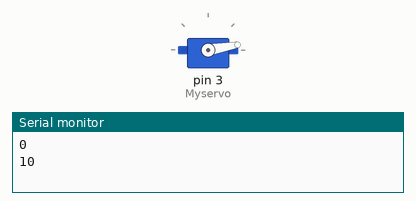
Bench run of a sketch on a simulated Arduino Uno, built with avr-gcc and run on an emulated ATmega328P. On the bench: servo, the last lines printed to the serial monitor.

Above: at 2.1 s.
At 10.1 s:
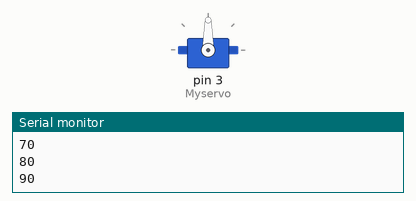
At 19.1 s:
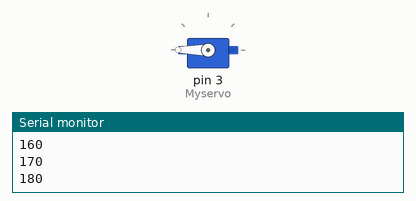
At 36.1 s:
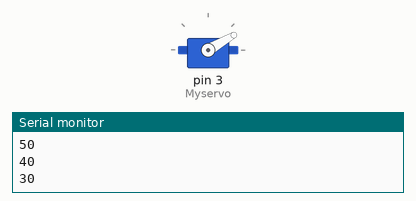
Timing chart, 0 to 40.0 s (numbered marks = the images above):
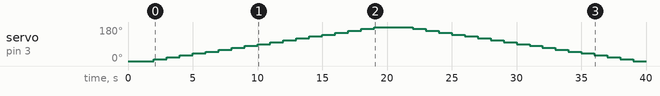

The sketch:

servo_test.ino
```cpp
#include<Servo.h>
Servo Myservo;
int pos;
void setup()
{
Myservo.attach(3);
Myservo.write(0);
Serial.begin (9600);
  delay(1000);
}

void loop()
{


for(pos=0;pos<=180;pos+=10){
Myservo.write(pos);
Serial.println(pos);
delay(1000);
}
  delay(1000);

  for(pos=180;pos>=0;pos-=10){
Myservo.write(pos);
Serial.println(pos);
delay(1000);
}
  delay(1000);
  /*
  Myservo.write(90);
  delay(1000);
  Myservo.write(0);
  delay(1000);
  */
}
```

Measured:
- by itself, servo on pin 3 (Myservo): rises from 0° to 180° in 17.0 s, then falls to 0° in 20.0 s
